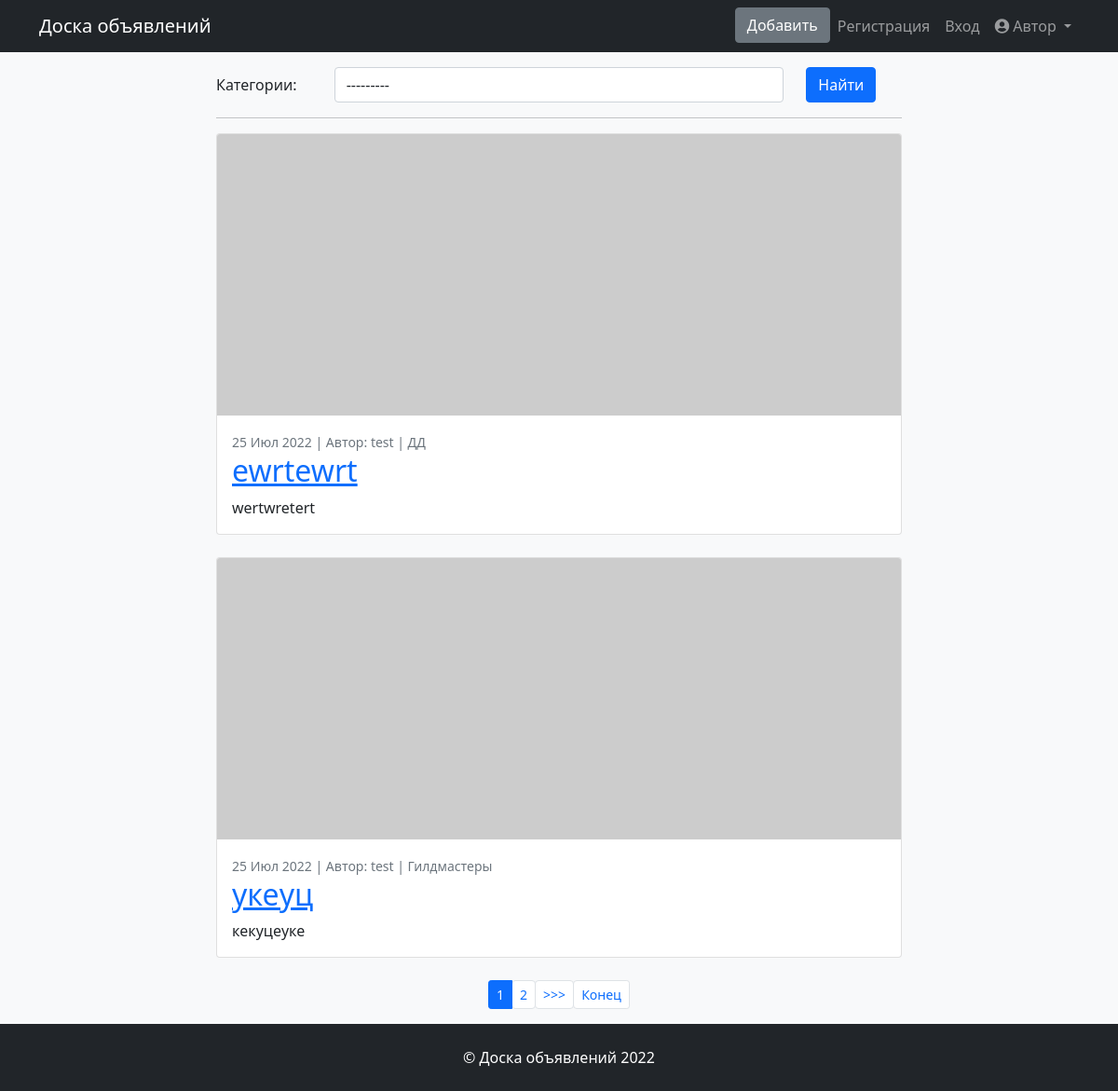
Before: / with the older database file.
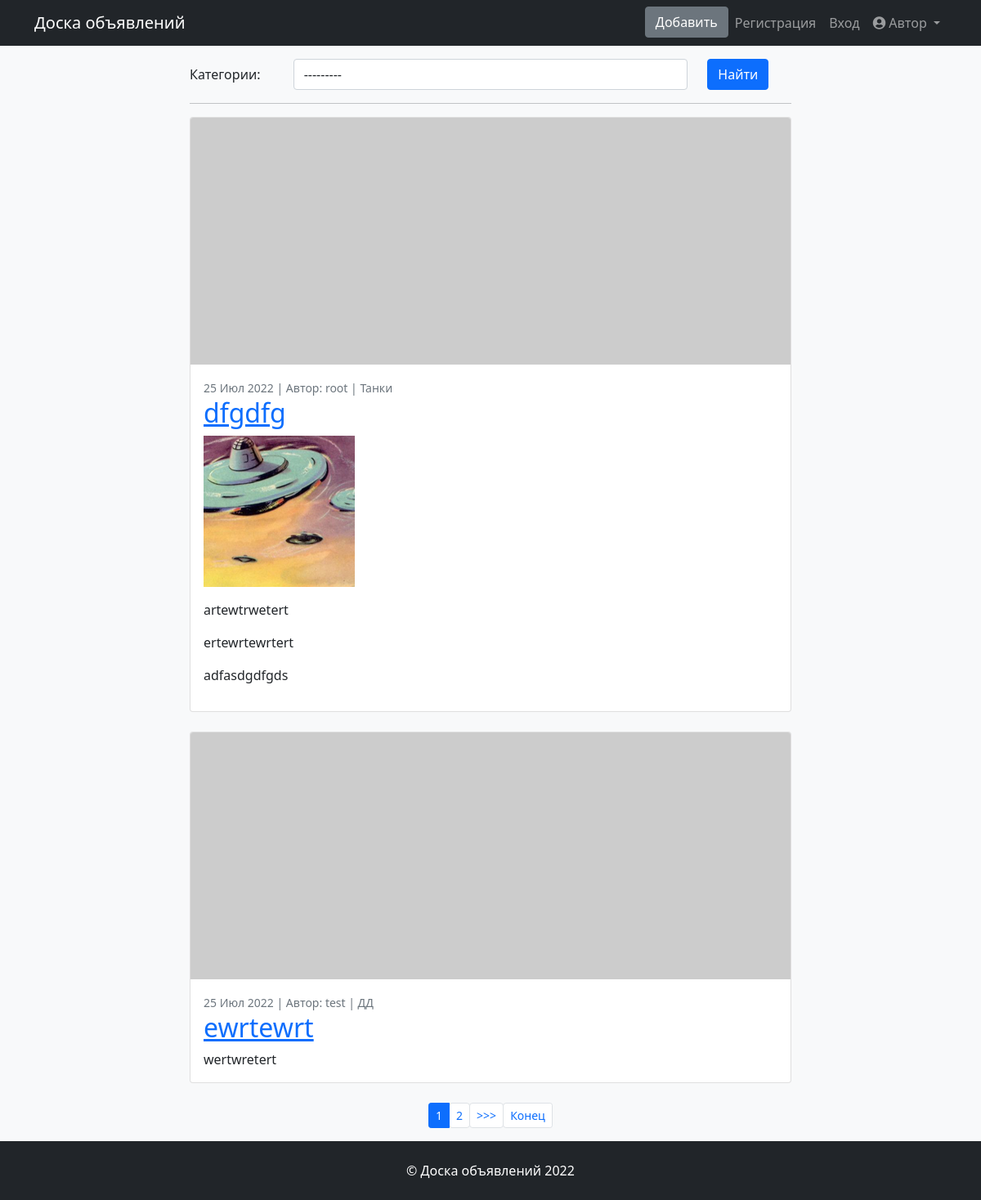
After: the same page with the newer database file.
### posts/models.py (models this page shows, shortened)
class Post(models.Model):
    POST_TYPE = (
        ('tnk', 'Танки'),
        ('hlr', 'Хилы'),
        ('dd', 'ДД'),
        ('trd', 'Торговцы'),
        ('gm', 'Гилдмастеры'),
        ('qg', 'Квестгиверы'),
        ('blksm', 'Кузнецы'),
        ('lthwrk', 'Кожевники'),
        ('pm', 'Зельевары'),
        ('sm', 'Мастера заклинаний'),
    )
    author = models.ForeignKey(User, on_delete=models.CASCADE)
    date = models.DateTimeField(verbose_name='Дата', default=timezone.now)
    category = models.CharField(max_length=6, choices=POST_TYPE, default='tnk')
    title = models.CharField(max_length=100)
    text = RichTextUploadingField(blank=True, null=True)
    class Meta:
        verbose_name = 'Объявление'
        verbose_name_plural = 'Объявления'

### posts/views.py (the view)
# urls.py: path('', PostListView.as_view(), name='posts'),
class PostListView(ListView):
    model = Post
    ordering = '-date'
    template_name = 'posts/posts_list.html'
    context_object_name = 'posts'
    paginate_by = 2
    def get_context_data(self, **kwargs):
        context = super().get_context_data(**kwargs)
        context['filter'] = PostFilter(
            self.request.GET, queryset=self.get_queryset())
        return context
    def get_queryset(self):
        queryset = super().get_queryset()
        return PostFilter(self.request.GET, queryset=queryset).qs

### templates/posts/posts_list.html (shortened to what this page needs)
{% extends 'index.html' %}
{% block content %}
<form method="GET" id="my_form" >
    <div class="mb-3 row">
        <label class="col-sm-2 col-form-label">Категории:</label>
        {% for field in filter.form %}
        <div class="col-sm-8">{{ field }}</div>
        {% endfor %}
        <div class="col-sm-2">
            <input type="submit" value="Найти" class="btn btn-primary">
        </div>
      </div>
</form>
<hr>
{% if posts %}
    {% for post in posts %}
    <div class="card mb-4">
        <a href="#!"><img class="card-img-top" src="https://dummyimage.com/850x350/dee2e6/6c757d.jpg" alt="..." /></a>
        <div class="card-body">
            <div> <span class="small text-muted ">{{ post.date |date:'d M Y' }} | Автор: {{post.author}} | {{post.get_category_display}}</span></div>
            <a href="{% url 'post' post.id %}"><h2 class="card-title">{{ post.title }}</h2></a>
            <div class="card-text">
                {{ post.text | truncatechars:250 | safe }}
            </div>
        </div>
    </div>
    {% endfor %}
{% else %}
    <h3 class="text-center m-5"> Нет объявлений</h3>
{% endif %}
{% if is_paginated %}
<nav aria-label="...">
    <ul class="pagination pagination-sm justify-content-center">
    {% for num in page_obj.paginator.page_range %}
        {% if page_obj.number == num %}
            <li class="page-item active"><a class="page-link">{{ num }}</a></li>
        {% elif num > page_obj.number|add:'-3' and num < page_obj.number|add:'3' %}
        <li class="page-item"><button form="my_form" name="page" value="{{ num }}" role="button" class="btn btn-link page-link">{{ num }}</button></li>
        {% endif %}
    {% endfor %}
    {% if page_obj.has_next %}
        <li class="page-item"><button form="my_form" name="page" value="{{page_obj.next_page_number}}" role="button" class="btn btn-link page-link">>>></button></li>
        <li class="page-item"><button form="my_form" name="page" value="{{page_obj.paginator.num_pages}}" role="button" class="btn btn-link page-link">Конец</button></li>
    {% endif %}
    </ul>
</nav>
{% endif %}
{% endblock content %}

Changed rows visible on the page:
no longer on this page (row edited): Post: date "25 Июл 2022", author "test", category "Гилдмастеры", title "укеуц", text "кекуцеуке"
added Post: date "25 Июл 2022", author "root", category "Танки", title "dfgdfg", text (picture), text "artewtrwetert ertewrtewrtert adfasdgdfgds"
